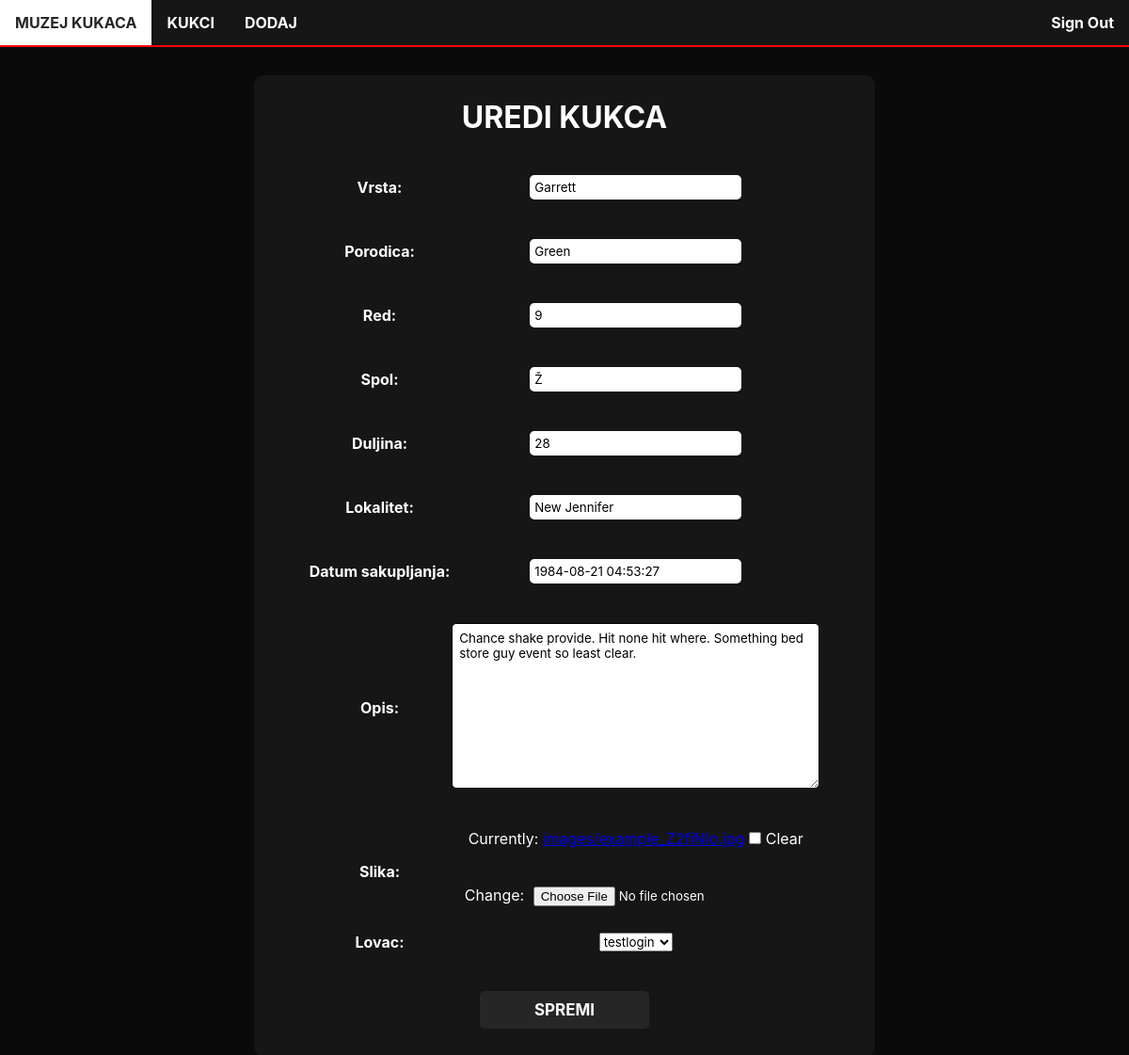
The app's page /kukacs/44/edit (signed in) with its own data.
### main/models.py (models this page shows, shortened)
class Kukac(models.Model):
    vrsta = models.CharField(max_length = 100)
    porodica = models.CharField(max_length = 100)
    red = models.CharField(max_length = 100)
    spol = models.CharField(max_length = 1)
    duljina = models.CharField(max_length = 2)
    lokalitet = models.CharField(max_length = 100)
    datum_sakupljanja = models.DateTimeField(blank=True, null=True)
    opis = models.TextField()
    slika = models.ImageField(upload_to = 'images/', null=True, blank=True)
    lovac = models.ForeignKey(settings.AUTH_USER_MODEL, on_delete=models.CASCADE, default = '0', null=True, blank=True)
    GENDER_MALE = 'M'
    GENDER_FEMALE = 'Ž'

### main/views.py (the view)
# urls.py: path('kukacs/<int:pk>/edit', views.KukacUpdateView.as_view(), name= 'edit'),
class KukacUpdateView(LoginRequiredMixin, UpdateView):
    model = Kukac
    fields = '__all__'
    success_url = '/kukacs'
    login_url = '/accounts/login/'

### templates/main/kukac_form.html (shortened to what this page needs)
{% extends 'homepage.html' %}
{% block content %}
<br><br>
    <div class="signup" style = "width: 600px; margin: 0 auto;">
        <br><h1>UREDI KUKCA</h1><br>
        <form class="site-form" method="post" enctype="multipart/form-data">
            <table>
                <p>
                  {{form.as_table}}
                </p>
              </table>
        <br><br><br>
            <button type="submit">SPREMI</button>
        </form>
    </div>
<br>
{% endblock %}

### static/style.css (style rules this page uses)
* { margin: 0; padding: 0; font-family: -apple-system, BlinkMacSystemFont, 'Segoe UI', Roboto, Oxygen, Ubuntu, Cantarell, 'Open Sans', 'Helvetica Neue', sans-serif; }
body { background-color: rgb(10, 10, 10); }
p { line-height: 1.5; }
.site-form input, textarea { margin: 20px 0; padding: 5px; border-radius: 5px; border: none; }
label { display: inline; margin: 40px 0 0; }
button { background-color:rgb(38, 38, 38); color: white; font-size: 17px; font-weight: bold; border: none; width: 30%; height: 40px; border-radius: 5px; cursor: pointer; transition: 0.2s; }
.signup-form input, textarea { margin: 20px 0; padding: 7px; border-radius: 5px; border: 1px solid black; transition: 0.2s; }
.signup { background-color: rgb(22, 22, 22); color: white; border-radius: 10px; padding: 30px; padding-top: 5px; text-align: center; }
table { display: inline; }

### records on screen
Kukac: vrsta "Garrett", porodica "Green", red "9", spol "Ž", duljina "28", lokalitet "New Jennifer", datum_sakupljanja "1984-08-21 04:53:27", opis "Chance shake provide. Hit none hit where. Something bed store guy event so least clear.", lovac "testlogin"
